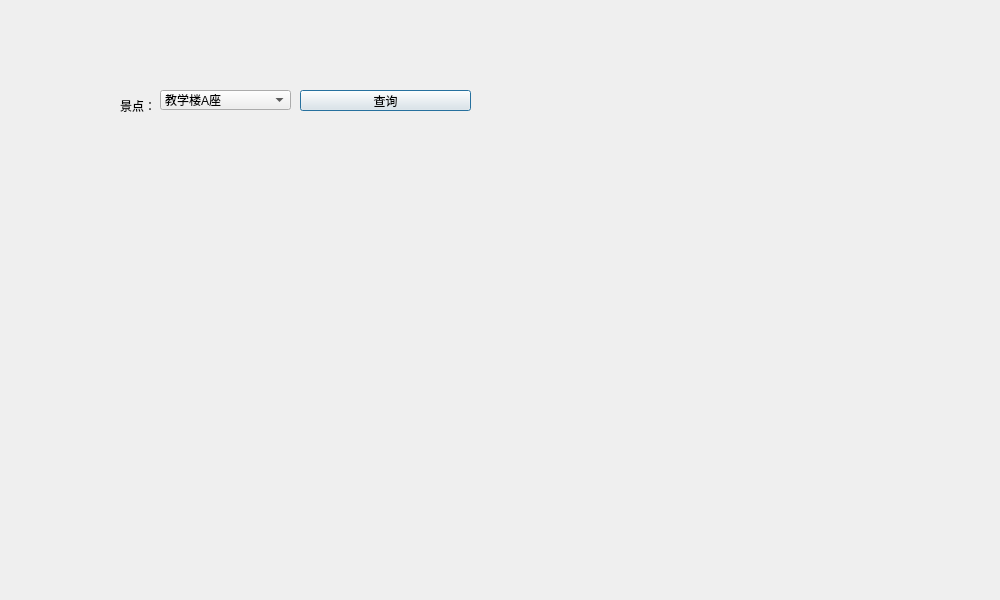
<?xml version="1.0" encoding="UTF-8"?>
<ui version="4.0">
 <class>Info</class>
 <widget class="QDialog" name="Info">
  <property name="geometry">
   <rect>
    <x>0</x>
    <y>0</y>
    <width>1000</width>
    <height>600</height>
   </rect>
  </property>
  <property name="windowTitle">
   <string>Dialog</string>
  </property>
  <property name="styleSheet">
   <string notr="true">
QPushButton{
background-color:#cfe3ef;
border-radius:1px;
color:#355386;
}
QPushButton:hover{
background-color:rgb(165, 188, 239);
};
background:rgb(255, 255, 255);

</string>
  </property>
  <widget class="QLabel" name="label">
   <property name="geometry">
    <rect>
     <x>120</x>
     <y>100</y>
     <width>54</width>
     <height>12</height>
    </rect>
   </property>
   <property name="text">
    <string>景点：</string>
   </property>
  </widget>
  <widget class="QLabel" name="label_2">
   <property name="geometry">
    <rect>
     <x>100</x>
     <y>150</y>
     <width>591</width>
     <height>421</height>
    </rect>
   </property>
   <property name="styleSheet">
    <string notr="true">background-image:url(:/pic/images/MapWithNode.png)</string>
   </property>
   <property name="text">
    <string/>
   </property>
  </widget>
  <widget class="QPushButton" name="RequestButton">
   <property name="geometry">
    <rect>
     <x>300</x>
     <y>90</y>
     <width>171</width>
     <height>21</height>
    </rect>
   </property>
   <property name="text">
    <string>查询</string>
   </property>
  </widget>
  <widget class="QComboBox" name="InformationRequest">
   <property name="geometry">
    <rect>
     <x>160</x>
     <y>90</y>
     <width>131</width>
     <height>20</height>
    </rect>
   </property>
   <item>
    <property name="text">
     <string>教学楼A座</string>
    </property>
   </item>
   <item>
    <property name="text">
     <string>教学楼B座</string>
    </property>
   </item>
   <item>
    <property name="text">
     <string>教学楼C座</string>
    </property>
   </item>
   <item>
    <property name="text">
     <string>教学楼D座</string>
    </property>
   </item>
   <item>
    <property name="text">
     <string>天鹅湖</string>
    </property>
   </item>
   <item>
    <property name="text">
     <string>情人坡</string>
    </property>
   </item>
   <item>
    <property name="text">
     <string>外语楼</string>
    </property>
   </item>
   <item>
    <property name="text">
     <string>信息楼</string>
    </property>
   </item>
   <item>
    <property name="text">
     <string>图书馆</string>
    </property>
   </item>
   <item>
    <property name="text">
     <string>中南讲堂</string>
    </property>
   </item>
   <item>
    <property name="text">
     <string>体育场</string>
    </property>
   </item>
   <item>
    <property name="text">
     <string>综合实验楼</string>
    </property>
   </item>
   <item>
    <property name="text">
     <string>篮球场</string>
    </property>
   </item>
   <item>
    <property name="text">
     <string>毓秀楼</string>
    </property>
   </item>
  </widget>
  <widget class="QLabel" name="Info_2">
   <property name="geometry">
    <rect>
     <x>740</x>
     <y>160</y>
     <width>191</width>
     <height>111</height>
    </rect>
   </property>
   <property name="text">
    <string/>
   </property>
   <property name="wordWrap">
    <bool>true</bool>
   </property>
  </widget>
 </widget>
 <resources/>
 <connections/>
</ui>
